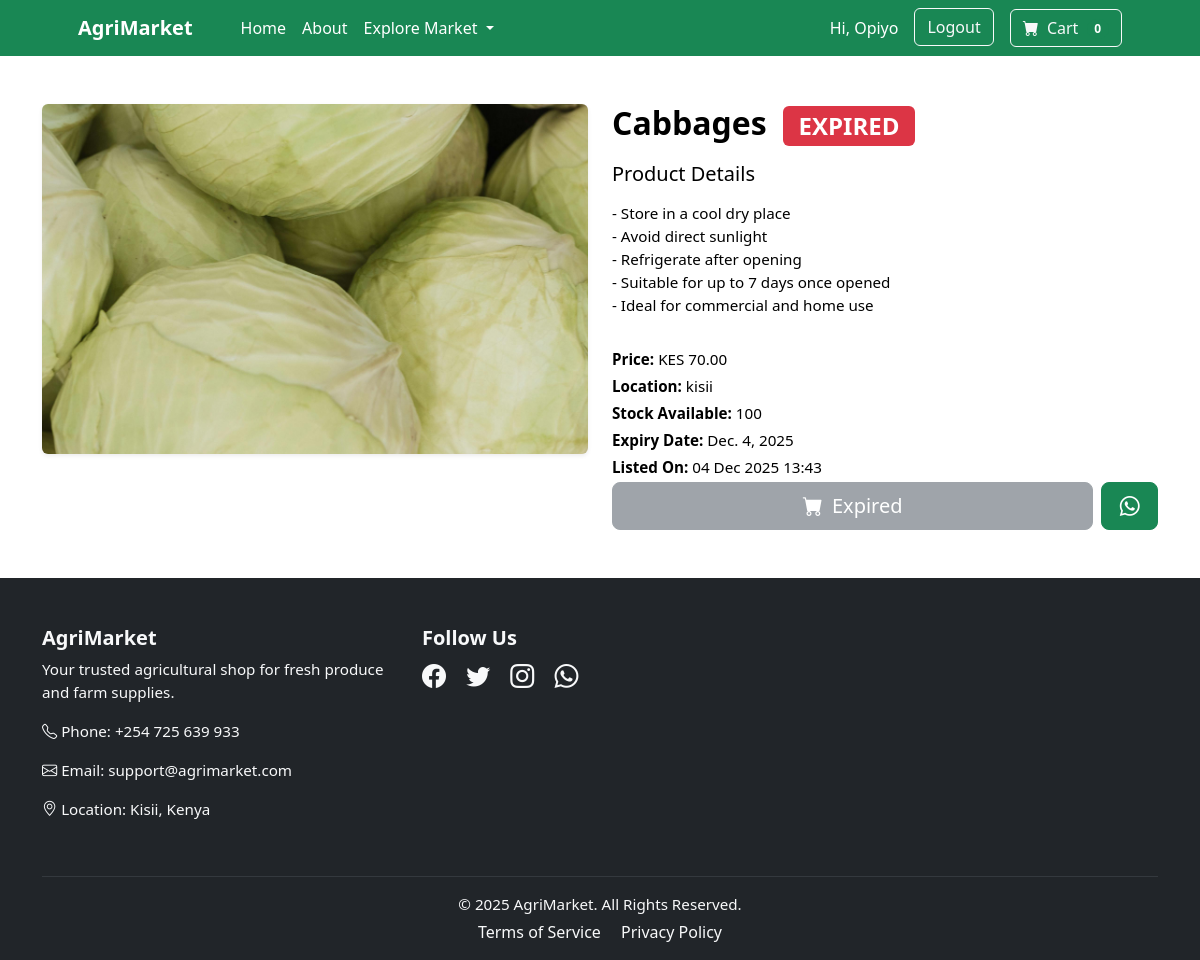
The app's page /firstApp/product/1/ (signed in) with its own data.
### firstApp/models.py (models this page shows, shortened)
class Product(models.Model):
    seller = models.ForeignKey(User, on_delete=models.CASCADE, related_name='products')
    name = models.CharField(max_length=200)
    description = models.TextField()
    detailed_description = models.TextField(blank=True, null=True)
    price = models.DecimalField(max_digits=10, decimal_places=2)
    location = models.CharField(max_length=200)
    in_stock = models.PositiveIntegerField()
    expiry_date = models.DateField()
    created_at = models.DateTimeField(default=timezone.now)
    image = models.ImageField(upload_to='product_images/')
    on_delivery = models.BooleanField(default=False)

### firstApp/views.py (the view)
# urls.py: path('product/<int:pk>/', views.productDetail, name='product_detail'),
@login_required
def productDetail(request, pk):
    product = Product.objects.get(id=pk)
    return render(request, 'product_detail.html', {'product': product})

### firstApp/cart.py (called while the page is built)
    @property
    def get_total_quantity(self):
        return sum(int(item["quantity"]) for item in self.cart.values())

### firstApp/context_processors.py (called while the page is built)
def cart(request):
    return {"cart": Cart(request)}

### firstApp/templates/product_detail.html (shortened to what this page needs)
{% extends 'base.html' %}
{% block content %}
<div class="container mt-5">
  <div class="row g-4">
    <div class="col-md-6">
      {% if product.image %}
      <img
        src="{{ product.image.url }}"
        class="img-fluid rounded shadow-sm"
        alt="{{ product.name }}"
        style="height: 350px; width: 100%; object-fit: cover"
      />
      {% endif %}
    </div>
    <div class="col-md-6 d-flex flex-column">
      {% now "Y-m-d" as today %}
      <h2 class="mb-3">
        {{ product.name }}
        {% if product.expiry_date|date:"Y-m-d" < today %}
          <span class="badge bg-danger ms-2">EXPIRED</span>
        {% endif %}
      </h2>
      <div class="mb-3">
        <h5>Product Details</h5>
        <p>{{ product.detailed_description|linebreaks }}</p>
      </div>
      <p class="mb-1"><strong>Price:</strong> KES {{ product.price }}</p>
      <p class="mb-1"><strong>Location:</strong> {{ product.location }}</p>
      <p class="mb-1"><strong>Stock Available:</strong> {{ product.in_stock }}</p>
      <p class="mb-1"><strong>Expiry Date:</strong> {{ product.expiry_date }}</p>
      <p class="mb-1">
        <strong>Listed On:</strong> {{ product.created_at|date:"d M Y H:i" }}
      </p>
      <div class="mt-auto d-flex gap-2">
        {% if product.expiry_date|date:"Y-m-d" < today %}
          <button class="btn btn-secondary btn-lg w-100" disabled>
            <i class="bi-cart-fill me-1"></i> Expired
          </button>
        {% endif %}
        <a
          href="https://wa.me/254727057650?text=Hello, I am interested in your product: {{ product.name }}"
          target="_blank"
          class="btn btn-success btn-lg d-flex align-items-center justify-content-center"
          style="width: 60px"
        >
          <i class="bi bi-whatsapp"></i>
        </a>
      </div>
    </div>
  </div>
</div>
{% endblock %}

### firstApp/templates/base.html (shortened to what this page needs)
<!DOCTYPE html>
{% load static %}
<html lang="en">
  <head>
    <link
      href="https://cdn.jsdelivr.net/npm/bootstrap-icons@1.5.0/font/bootstrap-icons.css"
      rel="stylesheet"
    />
    <link href="{% static 'css/styles.css' %}" rel="stylesheet" />
  </head>
  <body>
    <nav class="navbar navbar-expand-lg navbar-success bg-success">
      <div class="container px-4 px-lg-5">
        <a class="navbar-brand fw-bold text-white" href="{% url 'home' %}">
          AgriMarket
        </a>
        <div class="collapse navbar-collapse" id="navbarSupportedContent">
          <ul class="navbar-nav me-auto mb-2 mb-lg-0 ms-lg-4">
            <li class="nav-item">
              <a class="nav-link active text-white" href="{% url 'home' %}"
                >Home</a
              >
            </li>
            <li class="nav-item">
              <a class="nav-link text-white" href="{% url 'about' %}">About</a>
            </li>
            <li class="nav-item dropdown">
              <a
                class="nav-link dropdown-toggle text-white"
                id="navbarDropdown"
                href="#"
                role="button"
                data-bs-toggle="dropdown"
                aria-expanded="false"
              >
                Explore Market
              </a>
            </li>
          </ul>
          <ul class="navbar-nav ms-auto mb-2 mb-lg-0">
            {% if user.is_authenticated %}
            <li class="nav-item">
              <a class="nav-link text-white" href="#">
                Hi, {{ user.username }}
              </a>
            </li>
            <li class="nav-item">
              <form method="POST" action="{% url 'logout' %}" class="d-inline">
                <button class="btn btn-outline-light ms-2" type="submit">
                  Logout
                </button>
              </form>
            </li>
            {% else %}
            <li class="nav-item">
              <a class="nav-link text-white" href="{% url 'login' %}">Login</a>
            </li>
            {% endif %}
          </ul>
          <form class="d-flex ms-3">
            <a class="btn btn-outline-light" href="{% url 'cart' %}">
              <i class="bi-cart-fill me-1"></i>
              Cart
              <span class="badge bg-success text-white ms-1 rounded-pill">
                {{ cart.get_total_quantity }}
              </span>
            </a>
          </form>
        </div>
      </div>
    </nav>
    <main>{% block content %}{% endblock %}</main>
    <footer class="bg-dark text-light pt-5 mt-5">
      <div class="container">
        <div class="row">
          <div class="col-md-4 mb-4">
            <h5 class="fw-bold">AgriMarket</h5>
            <p>
              Your trusted agricultural shop for fresh produce and farm
              supplies.
            </p>
            <p><i class="bi bi-telephone"></i> Phone: +254 725 639 933</p>
            <p><i class="bi bi-envelope"></i> Email: support@agrimarket.com</p>
            <p><i class="bi bi-geo-alt"></i> Location: Kisii, Kenya</p>
          </div>
          <div class="col-md-4 mb-4">
            <h5 class="fw-bold">Follow Us</h5>
            <a href="https://www.facebook.com/" class="text-light me-3 fs-4"
              ><i class="bi bi-facebook"></i
            ></a>
            <a href="https://x.com/" class="text-light me-3 fs-4"
              ><i class="bi bi-twitter"></i
            ></a>
            <a href="https://www.instagram.com/" class="text-light me-3 fs-4"
              ><i class="bi bi-instagram"></i
            ></a>
            <a href="https://www.whatsapp.com/?lang=en" class="text-light fs-4"
              ><i class="bi bi-whatsapp"></i
            ></a>
          </div>
        </div>
        <hr class="border-secondary" />
        <div class="text-center pb-3">
          <p class="mb-1">&copy; 2025 AgriMarket. All Rights Reserved.</p>
          <a href="" class="text-light text-decoration-none me-3"
            >Terms of Service</a
          >
          <a href="" class="text-light text-decoration-none">Privacy Policy</a>
        </div>
      </div>
    </footer>
  </body>
</html>

### records on screen
Product: image (picture), name "Cabbages", detailed_description "- Store in a cool dry place - Avoid direct sunlight - Refrigerate after opening - Suitable for up to 7 days once opened - Ideal for commercial and home use", price "70.00", location "kisii", in_stock "100", expiry_date "Dec. 4, 2025", created_at "04 Dec 2025 13:43"

### other values on screen
{{ user.username }} "Opiyo"
{{ cart.get_total_quantity }} "0"
